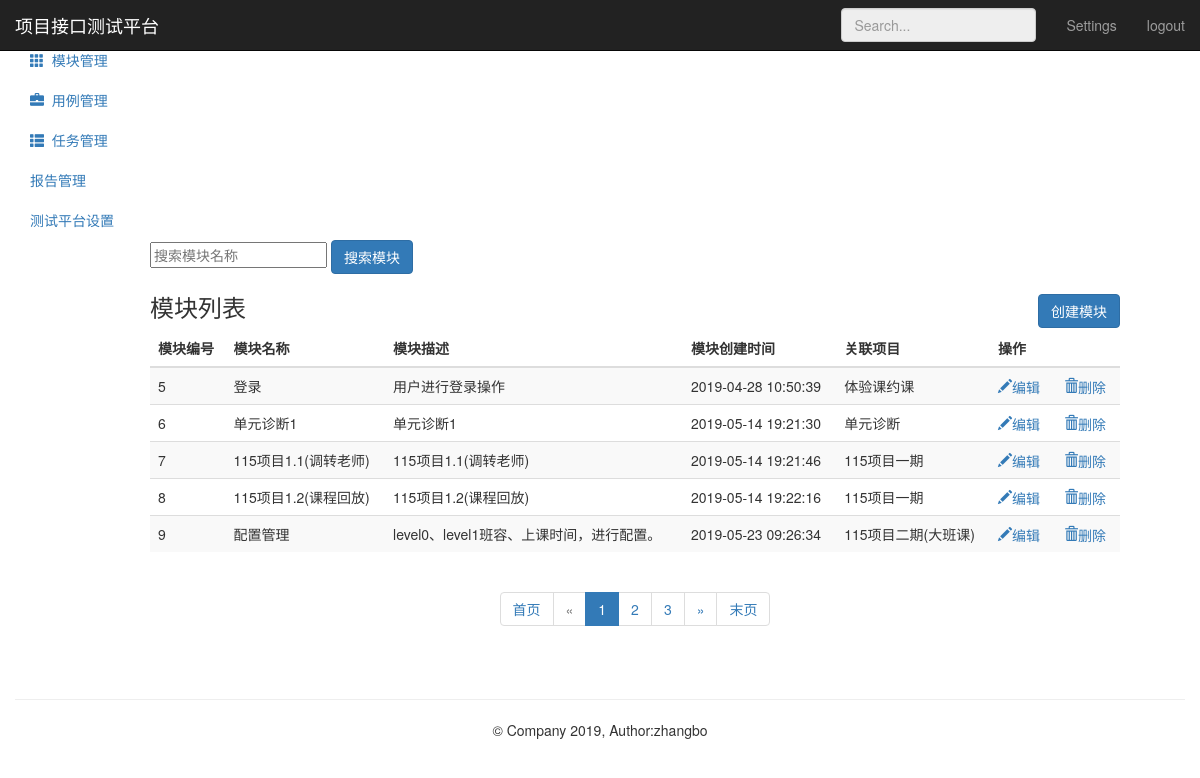
Page /module/ (signed in) on the committed database.
### module_app/models.py (models this page shows, shortened)
class Module(models.Model):
      project = models.ForeignKey(Project,on_delete=models.CASCADE)
      name = models.CharField("名称",max_length=50,null=False)
      describe = models.TextField("描述",default="",max_length=50)
      create_time = models.DateTimeField(auto_now_add=True)

### project_app/models.py (models this page shows)
class Project(models.Model):
      name = models.CharField("名称",max_length=50,null=False)
      describe = models.TextField("描述",default="",max_length=50)
      status = models.BooleanField("状态",default=1)
      update_time = models.DateTimeField(auto_now=True)
      create_time = models.DateTimeField(auto_now_add=True)
      def __str__(self):
            return self.name

### module_app/views.py (the view)
# urls.py: path('' ,views.moduel_manage),
@login_required
def moduel_manage(request):
    module_all = Module.objects.all()
    paginator = Paginator(module_all,5)
    paginator_num_pages = paginator.num_pages
    print ("共分：",str(paginator_num_pages)+"页")
    paginator_num_pages_array_ = paginator.page_range
    print ("数组形式表示：",paginator_num_pages_array_)
    page1 = paginator.page(1)
    print ("第一页：",page1)
    page_num = page1.number
    print ("第一页：",page_num)
    page = request.GET.get('page','')
    print ("urlpage传参：",page)
    try:
        contacts = paginator.page(page)
        print ("contacts---------->1",contacts)
    except PageNotAnInteger:
        contacts = paginator.page(1)
        print ("contacts---------->2",contacts)
    except EmptyPage:
        contacts = paginator.page(paginator.num_pages)
        print ("contacts---------->3",contacts)
    print ("第二页索引：",contacts.number)
    print ("第几页：",contacts)
    return render(request,"module.html",{"modules":contacts,
                                         "type":"list",
                                         "page":page,
                                         "page_num":page_num,
                                         "paginator_num_pages":paginator_num_pages,
                                         "paginator_num_pages_array_":paginator_num_pages_array_})

### templates/module.html (shortened to what this page needs)
{% extends "base.html" %}
{% block base %}
<nav class="navbar navbar-inverse navbar-fixed-top" xmlns="http://www.w3.org/1999/html">
        <div class="container-fluid">
            <div class="navbar-header">
                <a class="navbar-brand" href="#">项目接口测试平台</a>
            </div>
            <div id="navbar" class="navbar-collapse collapse">
                <ul class="nav navbar-nav navbar-right">
                    <li><a href="#">Settings</a></li>
                    <li><a href="/logout/">logout</a></li>
                </ul>
                <form class="navbar-form navbar-right">
                    <input type="text" class="form-control" placeholder="Search..."  disabled="disabled">
                </form>
            </div>
        </div>
    </nav>
    <div class="container-fluid">
        <div class="row">
            <div class="col-sm-3 col-md-2 sidebar" style="width:150px;">
                <ul class="nav nav-sidebar">
                    <li>
                        <a href="/project/">
                        </a>
                    </li>
                    <li class="active">
                        <a href="/module/">
                            <i class="glyphicon glyphicon-th"></i>&nbsp;&nbsp;模块管理
                        </a>
                    </li>
                </ul>
                <ul class="nav nav-sidebar">
                    <li>
                       <a href="/testcase/">
                           <i class="glyphicon glyphicon-briefcase"></i>&nbsp;&nbsp;用例管理
                       </a>
                    </li>
                    <li>
                       <a href="/testtask/">
                           <i class="glyphicon glyphicon-th-list"></i>&nbsp;&nbsp;任务管理
                       </a>
                    </li>
                </ul>
                <ul class="nav nav-sidebar">
                    <li><a href="">报告管理</a></li>
                    <li><a href="">测试平台设置</a></li>
                </ul>
            </div>
            <div style="margin-left: 135px;" class="col-sm-9 col-sm-offset-3 col-md-10 col-md-offset-2 main">
                {% if type == "list" %}
                <form class="module" method="get" name="module-page" action="search">
                    <input  type="text" name="search_name" placeholder="搜索模块名称">
                    <button class="btn btn-primary" type="submit">搜索模块</button>
                </form>
                <h3 class="sub-header">模块列表
                    <button class="btn btn-primary" name="submit" style="float:right;"
                            onclick="location.href='/module/add_module/'">创建模块</button>
                </h3>
                <div class="table-responsive">
                    <table class="table table-striped">
                        <thead>
                            <tr>
                                <th>模块编号</th>
                                <th>模块名称</th>
                                <th>模块描述</th>
                                <th>模块创建时间</th>
                                <th>关联项目</th>
                                <th>操作</th>
                            </tr>
                        </thead>
                        <tbody>
                            {% for module in modules %}
                            <tr>
                                  <td>{{ module.id}}</td>
                                  <td>{{ module.name}}</td>
                                  <td>{{ module.describe}}</td>
                                  <td>{{ module.create_time | date:"Y-m-d H:i:s" }}</td>
                                  <td>{{ module.project}}</td>
                                  <td>
                                      <a href="/module/edit_module/{{ module.id }}/">
                                          <i class="glyphicon glyphicon-pencil">编辑</i>
                                      </a>
                                      <a href="/module/delete_module/{{ module.id }}/" style="margin-left:20px;"
                                              onclick="return module_del()">
                                          <i class="glyphicon glyphicon-trash">删除</i>
                                      </a>
                                  </td>
                            </tr>
                            {% endfor %}
                        </tbody>
                    </table>
                </div>
                {% endif %}
                {% if type == "list" %}
                    <div style="text-align: center;">
                       <nav aria-label="Page navigation">
                          <ul class="pagination">
                              {% if modules %}
                                  {% if search_name %}
                                      <li>
                                          <a href="?search_name={{ search_name }}&page={{ page_num }}" aria-label="Previous">
                                              <span aria-hidden="true">首页</span>
                                          </a>
                                      </li>
                                  {% else %}
                                      <li>
                                          <a href="?page={{ page_num }}" aria-label="Previous">
                                              <span aria-hidden="true">首页</span>
                                          </a>
                                      </li>
                                  {% endif %}
                                  {% if modules.has_previous %}
                                      {% if search_name %}
                                          <li>
                                              <a href="?search_name={{ search_name }}&page={{ modules.previous_page_number}}" aria-label="Previous">
                                                  <span aria-hidden="true">&laquo;</span>
                                              </a>
                                          </li>
                                      {% else %}
                                          <li>
                                              <a href="?page={{ modules.previous_page_number}}" aria-label="Previous">
                                                  <span aria-hidden="true">&laquo;</span>
                                              </a>
                                          </li>
                                      {% endif %}
                                  {% else %}
                                      <li class="disabled">
                                              <a href="#" aria-label="Next">
                                                  <span aria-hidden="true">&laquo;</span>
                                              </a>
                                      </li>
                                  {% endif%}
                                  {% for p1 in paginator_num_pages_array_ %}
                                      {% if modules.has_previous %}
                                          {% if search_name %}
                                              {% if p1 == modules.number %}
                                                  <li class="active">
                                                      <a href="?search_name={{ search_name }}&page={{ p1 }}">
                                                          {{ p1 }}
                                                      </a>
                                                  </li>
                                              {% else %}
                                                  <li>
                                                      <a href="?search_name={{ search_name }}&page={{ p1 }}">
                                                          {{ p1 }}
                                                      </a>
                                                  </li>
                                              {% endif %}
                                          {% else %}
                                              {% if p1 == modules.number %}
                                                  <li class="active">
                                                      <a href="?page={{ p1 }}">
                                                          {{ p1 }}
                                                      </a>
                                                  </li>
                                              {% else %}
                                                  <li>
                                                      <a href="?page={{ p1 }}">
                                                          {{ p1 }}
                                                      </a>
                                                  </li>
                                              {% endif %}
                                          {% endif %}
                                      {% else %}
                                          {% if search_name %}
                                              {% if p1 == modules.number %}
                                                  <li class="active">
                                                      <a href="?search_name={{ search_name }}&page={{ p1 }}">
                                                          {{ p1 }}
                                                      </a>
                                                  </li>
                                              {% else %}
                                                  <li>
                                                      <a href="?search_name={{ search_name }}&page={{ p1 }}">
                                                          {{ p1 }}
                                                      </a>
                                                  </li>
                                              {% endif %}
                                          {% else %}
                                              {% if p1 == modules.number %}
                                                  <li class="active">
                                                      <a href="?page={{ p1 }}">
                                                          {{ p1 }}
                                                      </a>
                                                  </li>
                                              {% else %}
                                                  <li>
                                                      <a href="?page={{ p1 }}">
                                                          {{ p1 }}
                                                      </a>
                                                  </li>
                                              {% endif %}
                                          {% endif %}
                                      {% endif %}
                                  {% endfor %}
                                  {% if modules.has_next %}
                                      {% if search_name %}
                                          <li>
                                              <a href="?search_name={{ search_name }}&page={{ modules.next_page_number}}" aria-label="Previous">
                                                  <span aria-hidden="true">&raquo;</span>
                                              </a>
                                          </li>
                                      {% else %}
                                          <li>
                                              <a href="?page={{ modules.next_page_number}}" aria-label="Previous">
                                                  <span aria-hidden="true">&raquo;</span>
                                              </a>
                                          </li>
                                      {% endif %}
                                  {% else %}
                                      <li class="disabled">
                                              <a href="#" aria-label="Next">
                                                  <span aria-hidden="true">&raquo;</span>
                                              </a>
                                      </li>
                                  {% endif %}
                                  {% if search_name %}
                                      <li>
                                          <a href="?search_name={{ search_name }}&page={{ paginator_num_pages }}" aria-label="Previous">
                                              <span aria-hidden="true">末页</span>
                                          </a>
                                     </li>
                                  {% else %}
                                      <li>
                                          <a href="?page={{ paginator_num_pages }}" aria-label="Previous">
                                              <span aria-hidden="true">末页</span>
                                          </a>
                                     </li>
                                  {% endif %}
                              {% endif %}
                          </ul>
                       </nav>
                    </div>
                {% endif %}
            </div>
      </div>
    </div>
{% endblock %}

### rows in the picture
Module: id "5", name "登录", describe "用户进行登录操作", create_time "2019-04-28 10:50:39", project "体验课约课"
Module: id "6", name "单元诊断1", describe "单元诊断1", create_time "2019-05-14 19:21:30", project "单元诊断"
Module: id "7", name "115项目1.1(调转老师)", describe "115项目1.1(调转老师)", create_time "2019-05-14 19:21:46", project "115项目一期"
Module: id "8", name "115项目1.2(课程回放)", describe "115项目1.2(课程回放)", create_time "2019-05-14 19:22:16", project "115项目一期"
Module: id "9", name "配置管理", describe "level0、level1班容、上课时间，进行配置。", create_time "2019-05-23 09:26:34", project "115项目二期(大班课)"

### other values in the picture
{{ p1 }} "1"
{{ p1 }} "2" "3"
